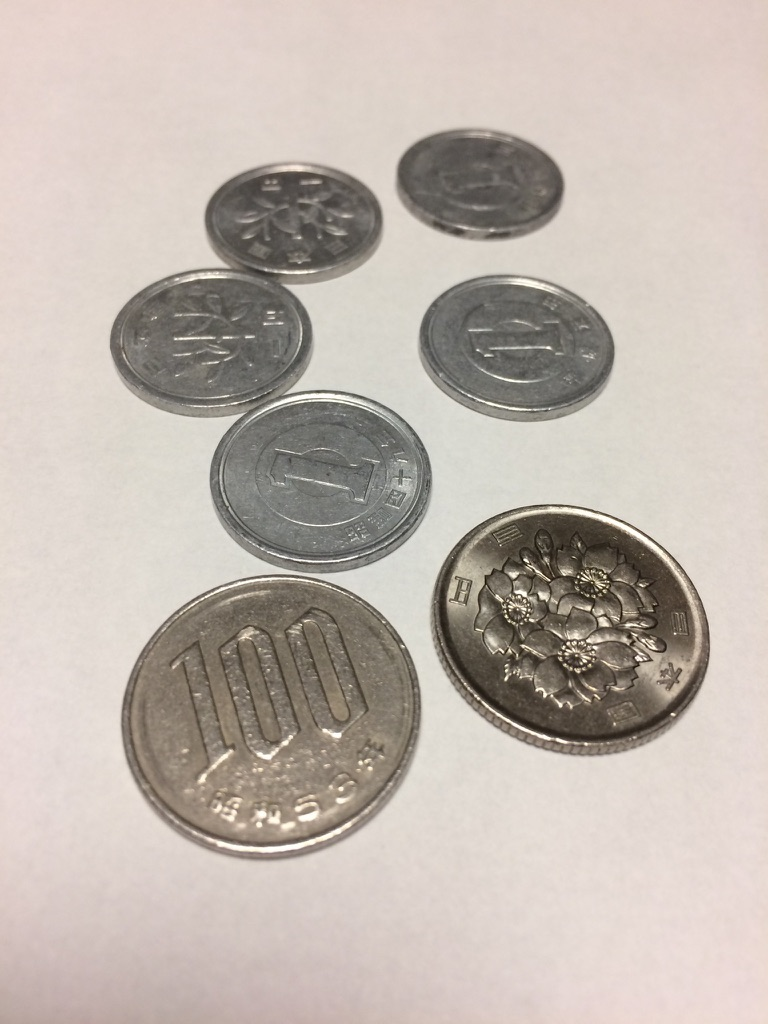
#> input picture COSC428_LABS/01_OpenCV_Basics/images/coins.jpg, 768 x 1024 px
$ python segmentation.py
#> lines starting #> are read from the running program, lines starting #| are printed output that depends on the picture; after the words box and inside, x2 and y2 are one past the last pixel; in counts of white or black regions, pixels touching at a corner belong together
# segmentation.py

import cv2
import numpy as np

img = cv2.imread('images/coins.jpg')
#> img is the input picture: shape (1024, 768, 3); mean B, G, R 174.5, 182.4, 192.3
# Scale the image down to 70% to fit on the monitor better.
img = cv2.resize(img, (int(img.shape[1]*0.7), int(img.shape[0]*0.7)))
#> img: shape (716, 537, 3)

gray = cv2.cvtColor(img, cv2.COLOR_BGR2GRAY)
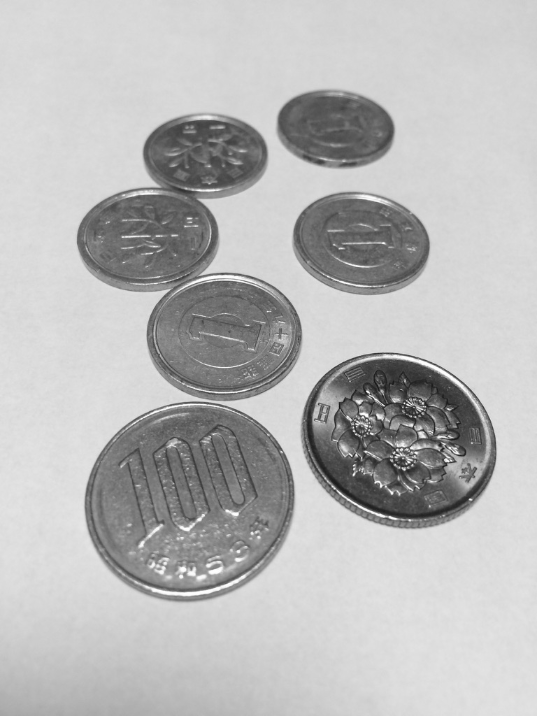
#> gray: shape (716, 537); min 21, max 254, mean 184.4

gray_blur = cv2.GaussianBlur(gray, (19, 19), 0)  # Gaussian blur to reduce noise in the image.
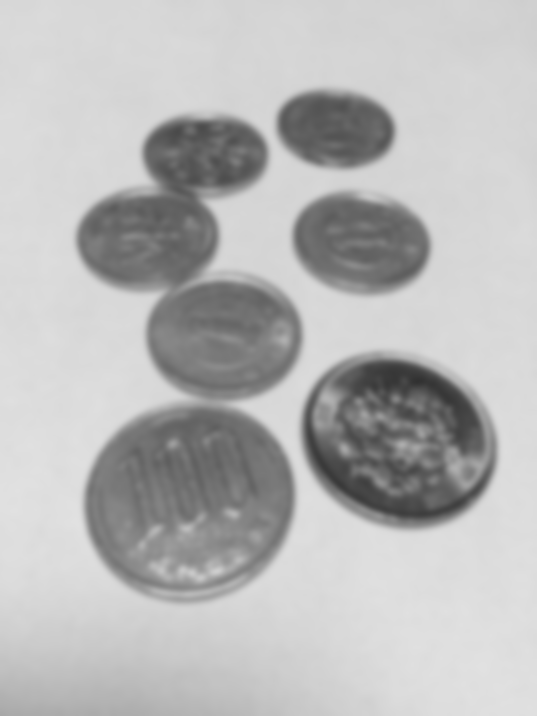
#> gray_blur: shape (716, 537); min 49, max 225, mean 184.4
# Use adaptive thresholding to "binarize" the image.
thresh = cv2.adaptiveThreshold(gray_blur, 255, cv2.ADAPTIVE_THRESH_GAUSSIAN_C, cv2.THRESH_BINARY_INV, 11, 1)
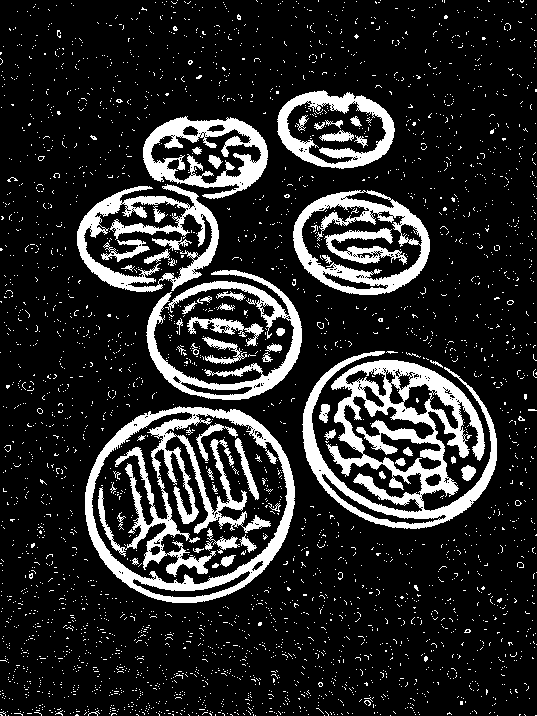
#> thresh: shape (716, 537); 16.2% white; 3304 white regions (3243 under 20 px), largest, box (x1, y1, x2, y2) and area: (302, 351, 497, 529) 13436, (85, 406, 295, 603) 12631, (77, 184, 219, 292) 4956

# Perform some morphological operations to help distinguish some of the features in the image.
kernel = np.ones((3,3), np.uint8)
opening = cv2.morphologyEx(thresh, cv2.MORPH_OPEN, kernel, iterations=2)
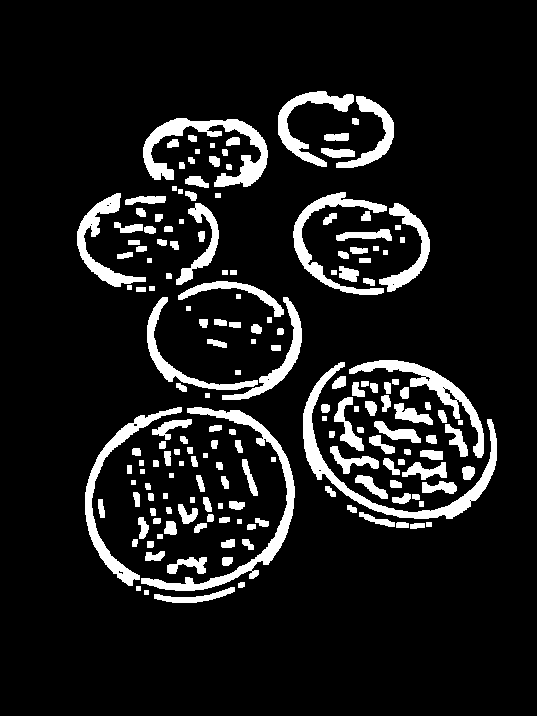
#> opening: shape (716, 537); 10.7% white; 179 white regions, largest, box (x1, y1, x2, y2) and area: (303, 362, 497, 519) 3326, (141, 407, 295, 591) 3086, (143, 118, 268, 187) 2897
closing = cv2.morphologyEx(opening, cv2.MORPH_CLOSE, kernel, iterations=3)
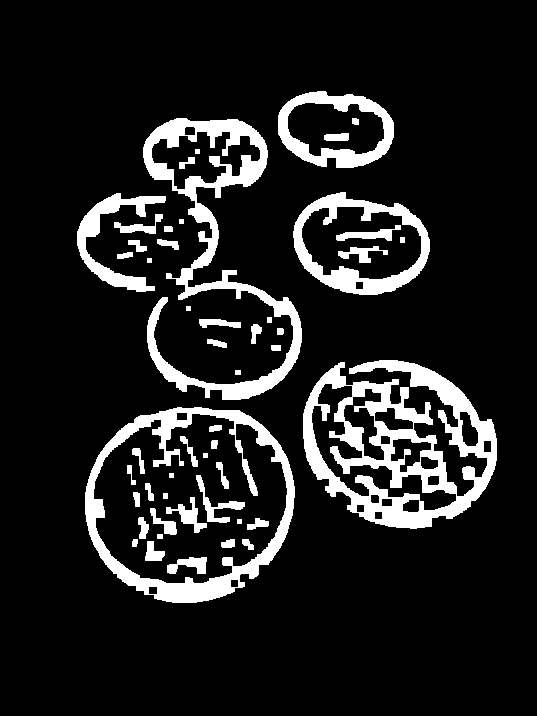
#> closing: shape (716, 537); 12.4% white; 51 white regions

# Now that we have hopefully distinguished the coins, find and fit ellipses around the coins in the image.
contours, hierarchy = cv2.findContours(closing, cv2.RETR_EXTERNAL, cv2.CHAIN_APPROX_SIMPLE)
#> contours = 21 contours, 3 with area under 20; largest, box (x1, y1, x2, y2) and area: (85, 407, 295, 603) 32196, (303, 360, 497, 529) 20564, (143, 118, 302, 400) 12152, (293, 192, 430, 295) 10447, (278, 91, 394, 168) 6870
for contour in contours:
    area = cv2.contourArea(contour)
    if area < 2000:  # Set a lower bound on the elipse area.
        continue

    if len(contour) < 5:  # The fitEllipse function requires at least five points on the contour to function.
        continue

    cv2.drawContours(img, contours, -1, (0,0,255), 1)
    ellipse = cv2.fitEllipse(contour)  # Fit an ellipse to the points in the contour.
    cv2.ellipse(img, ellipse, (0,255,0), 2)  # Draw the ellipse on the original image.

    # Use the moments of the contour to draw a dot at the centroid of each coin.
    moments = cv2.moments(contour)
    cX = int(moments["m10"] / moments["m00"])
    cY = int(moments["m01"] / moments["m00"])
    cv2.circle(img, (cX, cY), 7, (0, 255, 0), -1)
#> this loop made 21 passes
#> area on passes 4, 5, 6, 7, 8, 12, 13, 14, 15, 17: 44.5, 86.5, 35, 111, 212.5, 63, 98.5, 110.5, 39.5, 290
#> (area, ellipse, cX, cY) on passes 1, 3, 18, 19, 20, 21: (32196.5, ((189.3, 501.9), (194.7, 211.5), 70.23), 189, 502), (20564.5, ((391.4, 445.7), (149.6, 191.1), 117.6), 391, 446), (2145.5, ((133.8, 242.3), (87.08, 109.9), 106.3), 111, 238), (10447, ((360.2, 243.6), (97.23, 138.6), 99.2), 360, 244), (12151.5, ((219.1, 273.9), (144.3, 300.9), 174.9), 212, 219), (6870.5, ((335, 128.6), (74.75, 119.9), 96.32), 335, 128)
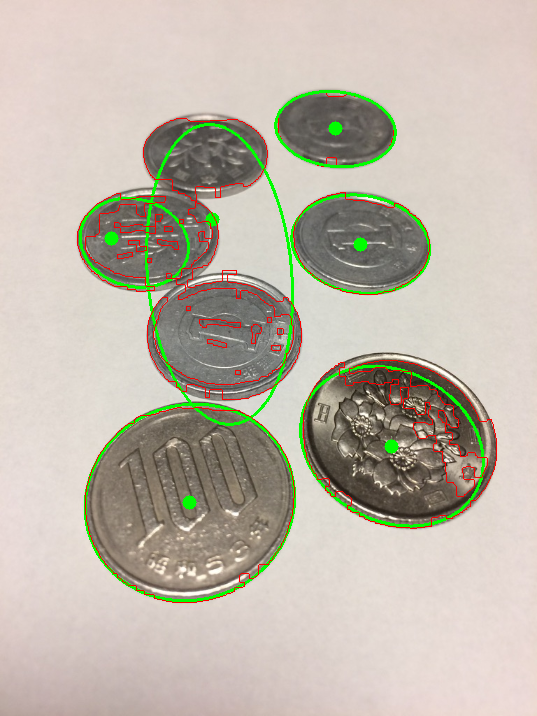
#> img: shape (716, 537, 3); mean B, G, R 170.2, 183.5, 190.8

cv2.imshow('After Adaptive Threshold', thresh)
cv2.imshow('After Morphological Operations', closing)
cv2.imshow('After Contour Detection', img)

while cv2.waitKey(1) < 0:
#> (key Esc is pressed here)
    pass

cv2.destroyAllWindows
